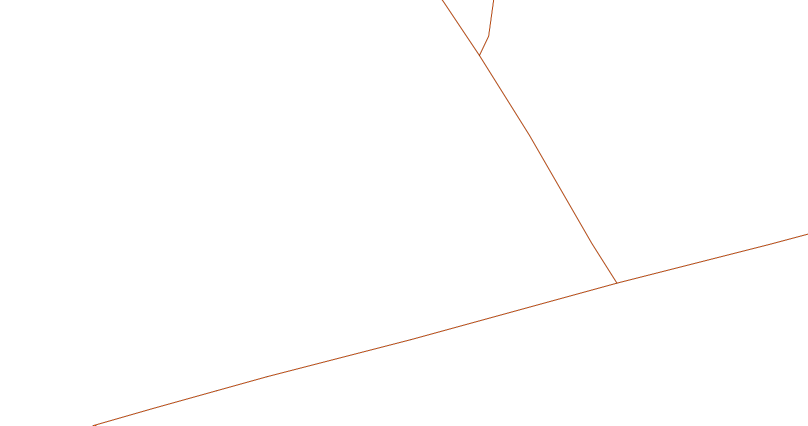
#> input picture images/axe0.png, 1616 x 851 px, found by its file name (shown at 1/2 size)
$ python road_segmentation_Proba.py
#> lines starting #> are read from the running program, lines starting #| are printed output that depends on the picture; after the words box and inside, x2 and y2 are one past the last pixel; in counts of white or black regions, pixels touching at a corner belong together
### region_growing_Method/utils.py
import cv2
import numpy as np

def display_image(window_name, img):
    """
    Display an image in a window with the given name.
    """
    cv2.imshow(window_name, img)
    cv2.waitKey(0)  # Wait until a key is pressed
    cv2.destroyAllWindows()

def resize_image(img, scale_percent = 65):
    """
    Resize the image by the given scale percentage.
    """
#> called with scale_percent = 65
    width = int(img.shape[1] * scale_percent / 100)
#> width = 1050
    height = int(img.shape[0] * scale_percent / 100)
#> height = 553
    dim = (width, height)
#> dim = (1050, 553)

    # Resize the image
    img = cv2.resize(img, dim, interpolation=cv2.INTER_AREA)

    return img

# [26 lines left out: function display_images_in_one_window, not called in this run]

### region_growing_Method/region_growing.py
import cv2
import numpy as np
import sys
from utils import *

# [11 lines left out: function preprocess_image1, not called in this run]

def preprocess_image2(img, filter_size = 5):
    """
    Preprocess the image by applying bilateral filtering.
    """
    img_preprocessed = cv2.bilateralFilter(img, filter_size, 50, 50)

    return img_preprocessed

# Global variable
seeds = []  # List to store seed positions

# [9 lines left out: function on_mouse_click, not called in this run]

def region_growing(image, seeds, threshold):
    """
    Perform region growing from given seed points based on intensity similarity.
    """
    # Create an output image to visualize the segmented region
    segmented_image = np.zeros(image.shape[:2], dtype=np.uint8)

    for seed in seeds:
        # Initialize the region growing queue with the seed point
        queue = [seed]
        seed_intensity = image[seed]
        segmented_image[seed] = 255  # Mark the current pixel as part of the region
        while len(queue) > 0:
            current_pixel = queue.pop(0) # (row, col) format
            # Check 8-connected neighbors
            for dy in [-1, 0, 1]:
                for dx in [-1, 0, 1]:

                    if dy == 0 and dx == 0:
                        continue # Skip the current pixel

                    # Get the neighbor pixel coordinates
                    ny, nx = current_pixel[0] + dy, current_pixel[1] + dx # (row, col) format

                    # Ensure we are within image bounds
                    if ny >= 0 and ny < image.shape[0] and nx >= 0 and nx < image.shape[1]:

                        # If the pixel is not already part of the segmented region
                        if segmented_image[ny, nx] == 0:
                            neighbor_intensity = image[ny, nx]

                            # Check if the intensity difference is within the threshold
                            if np.linalg.norm(np.int32(neighbor_intensity) - np.int32(seed_intensity)) < threshold:

                                queue.append((ny, nx)) # Add the neighbor to the queue for further exploration of his neighbors
                                segmented_image[ny, nx] = 255  # Mark as processed and part of the region

    return segmented_image

# [35 lines that do not run on import are left out]

### region_growing_Method/road_segmentation_Proba.py
import cv2
import numpy as np
import sys
from utils import *
from skimage import io, morphology
from region_growing import *
import matplotlib.pyplot as plt
import time


def get_points_central_axis(img):
    """
    Get the central axis points from the skeletonized central axis image.
    """
    points = []
    height, width = img.shape[:2]
    for i in range(height):
        for j in range(width):
            if img[i, j] > 0:
                points.append((i, j))

    return points

# First Step : Mask the road image with the central axis

# Load the central axis image
central_axis = cv2.imread('images/axe0.png', cv2.IMREAD_GRAYSCALE)
central_axis = resize_image(central_axis)
central_axis = cv2.bitwise_not(central_axis)  # Invert the image
#> central_axis: shape (553, 1050)

# Convert the image to a binary boolean array to skeletonize it
binary_bool = central_axis > 0
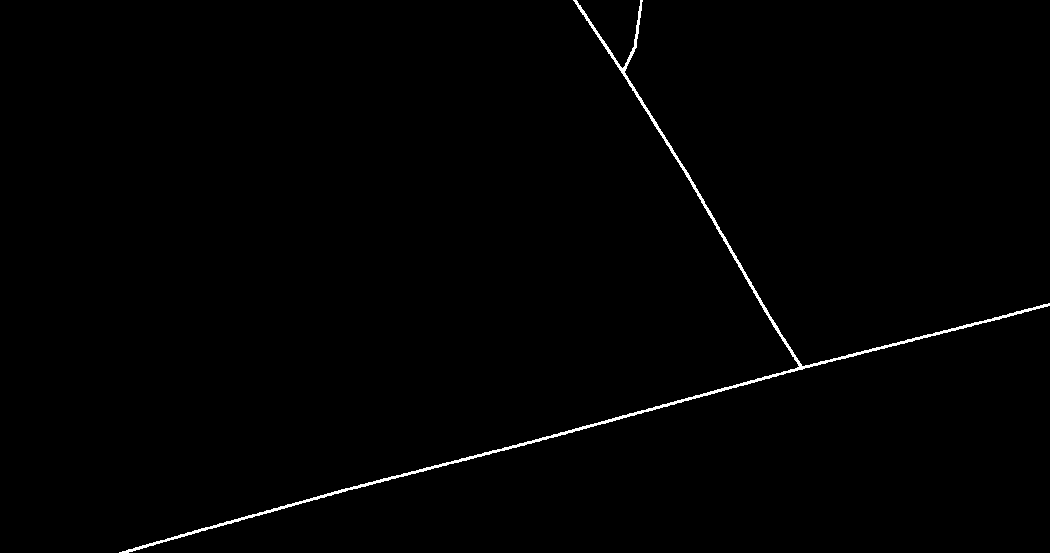
#> binary_bool: shape (553, 1050) bool; 0.76% white; 1 white region, box (x1, y1, x2, y2) and area: (119, 0, 1050, 553) 4417
skeleton = morphology.skeletonize(binary_bool)
#> skeleton: shape (553, 1050) bool; 0.24% white in thin lines or dots, all inside (x1, y1, x2, y2) = (119, 0, 1050, 553)
skeleton = np.uint8(skeleton) * 255

# Load the road image
road = cv2.imread('images/route0.png')
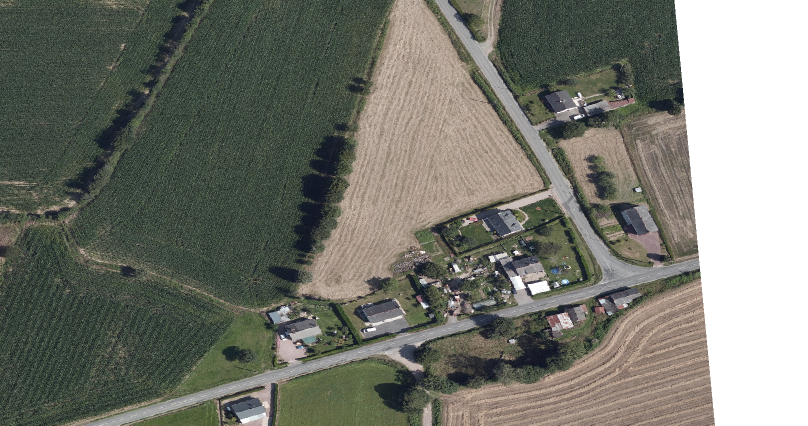
#> input picture images/route0.png, 1616 x 851 px, found by its file name (shown at 1/2 size)
#> road is the input picture: shape (851, 1616, 3); mean B, G, R 109.9, 119.3, 117.4
road = cv2.resize(road, (central_axis.shape[1], central_axis.shape[0]), interpolation=cv2.INTER_NEAREST)
#> road: shape (553, 1050, 3)
road = preprocess_image2(road, filter_size=5)  # Preprocess the image

# Apply dilation to the skeleton image
kernel = np.ones((35, 35), np.uint8)
dilated_mask = cv2.dilate(skeleton, kernel, iterations=1)
#> dilated_mask: shape (553, 1050); 10.6% white; 1 white region, box (x1, y1, x2, y2) and area: (102, 0, 1050, 553) 61743

# Apply the dilated mask to the road image
masked_road = cv2.bitwise_and(road, road, mask=dilated_mask)

# Preprocess the image
img_preprocessed = preprocess_image2(masked_road, filter_size=5)

# Display image + central axis
overlay = road.copy()
overlay[skeleton == 255] = [0, 255, 0]  # Green for segmented region
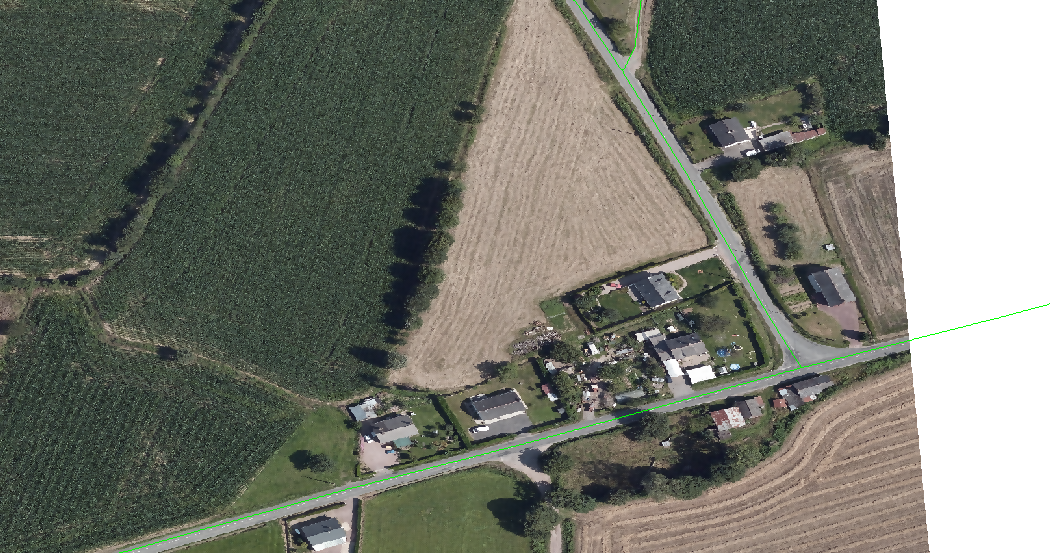
#> overlay: shape (553, 1050, 3); mean B, G, R 109.3, 119.3, 116.8
display_image("Segmentation Result", overlay)

# Second Step : Apply region growing to segment the road

# Subsample the skeleton points to get the seeds
points = get_points_central_axis(skeleton)
#> points = 1370 pairs, first value 0 to 552, second value 119 to 1049
seeds = points  # Subsample every 10th point
#> seeds has the same summary as points

# Display the seeds on the road image
img_display = masked_road.copy()
for seed in seeds:
    cv2.circle(img_display, (seed[1], seed[0]), 2, (0, 255, 0), -1)
#> this loop made 1370 passes
#> seed on passes 1 to 3: (0, 573), (0, 574), (0, 641)
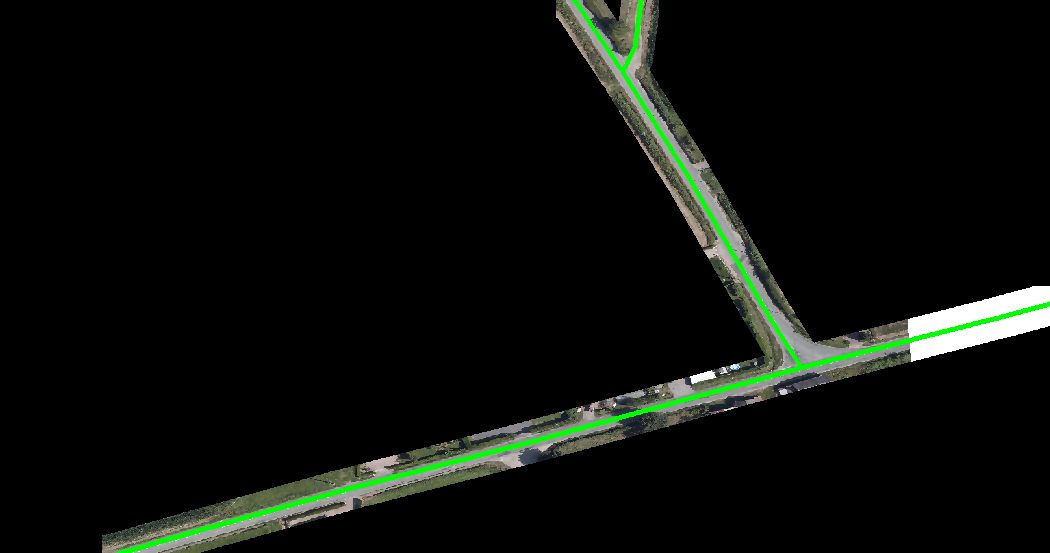
#> img_display: shape (553, 1050, 3); mean B, G, R 11, 15, 11.8

# Store X mask
stockage_mask = []
thresholds = [i for i in range(9, 30)]  # Example of different thresholds

start_time = time.time()
for idx, threshold in enumerate(thresholds):
    segmented_image = region_growing(img_preprocessed, seeds, threshold)

    # Apply morphological closing to fill the gaps
    kernel = np.ones((5, 5), np.uint8)
    closing = cv2.morphologyEx(segmented_image, cv2.MORPH_CLOSE, kernel, iterations=3)

    # Smooth the edges by applying a median filter
    smoothed = cv2.medianBlur(closing, 9)

    # Weight decreases as the threshold increases
    weight = 1 / (threshold + 2)

    # Store the smoothed mask with its weight
    stockage_mask.append((smoothed, weight))
#> closing: shape (553, 1050); 4.9% white; 1 white region, box (x1, y1, x2, y2) and area: (102, 0, 1050, 553) 28643
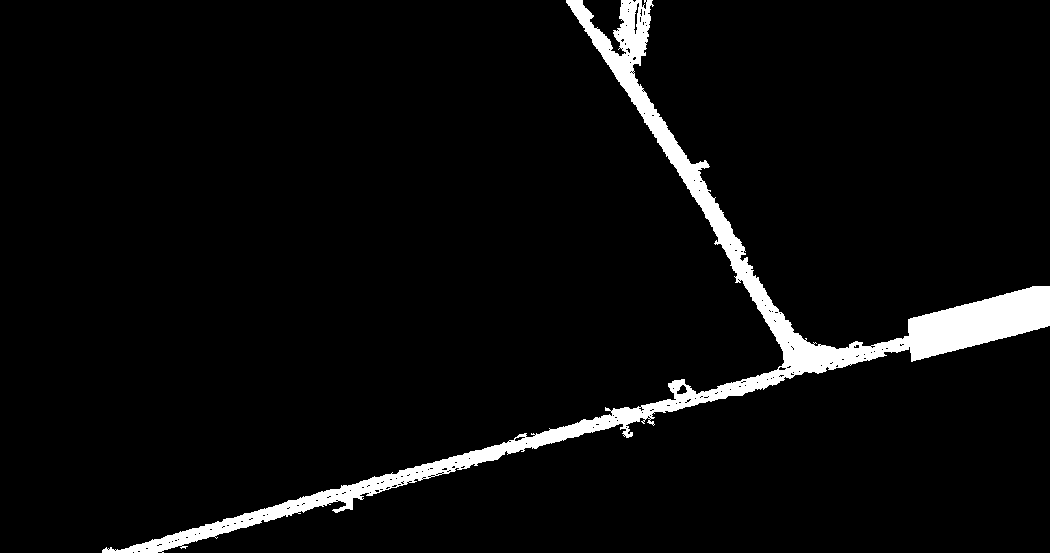
#> segmented_image: shape (553, 1050); 4.6% white; 1 white region, box (x1, y1, x2, y2) and area: (102, 0, 1050, 553) 26632
#> after the loop, stockage_mask = 21 items

# Initialize majority_mask based on the shape of the first mask
majority_mask = np.zeros_like(stockage_mask[0][0], dtype=np.uint8)

for i in range(majority_mask.shape[0]):
    for j in range(majority_mask.shape[1]):
        # Calculate the weighted sum for the current pixel
        weighted_sum = 0
        total_weight = 0

        for mask, weight in stockage_mask:
            if mask[i, j] == 255:  # If the pixel is activated (255)
                weighted_sum += weight
            total_weight += weight  # Always add the weight of the mask, even if the pixel is not activated

        # Majority condition with weight
        if total_weight > 0 and weighted_sum / total_weight > 0.5:
            majority_mask[i, j] = 255
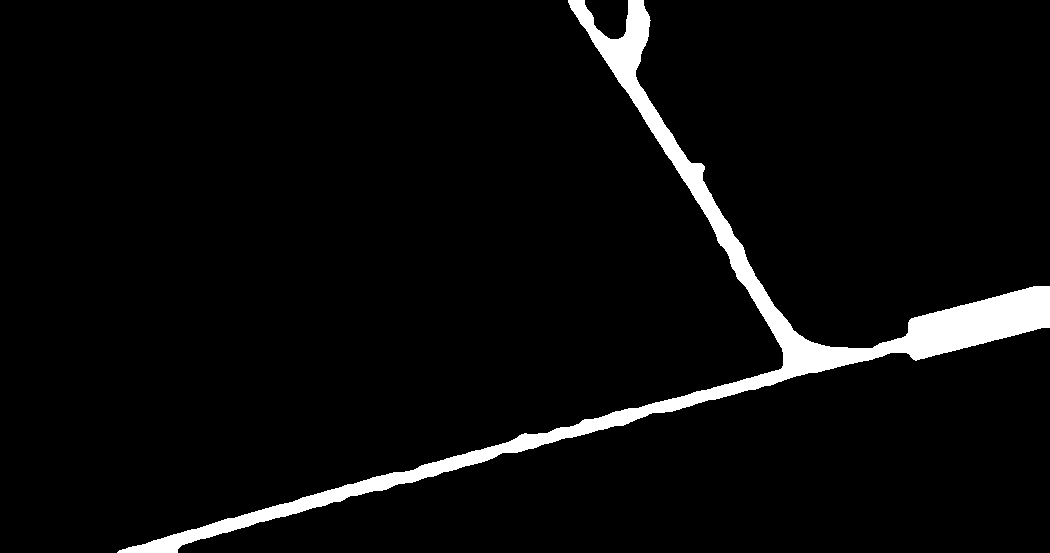
#> majority_mask: shape (553, 1050); 4.4% white; 1 white region, box (x1, y1, x2, y2) and area: (117, 0, 1050, 553) 25640

end_time = time.time()
execution_time = end_time - start_time
print(f"Execution Time: {execution_time} seconds")

# Overlay and display the final result
overlay_majority = road.copy()
overlay_majority[majority_mask == 255] = [0, 0, 255]  # Red for majority
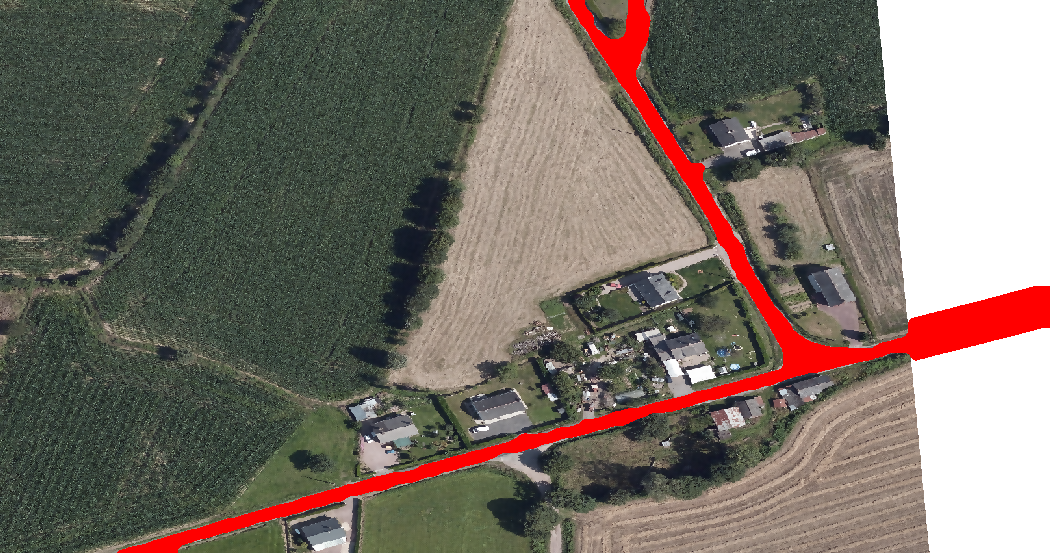
#> overlay_majority: shape (553, 1050, 3); mean B, G, R 101.9, 111.4, 120.7

# Display with OpenCV
cv2.imshow("Overlay Majority", overlay_majority)
cv2.imwrite("resultats/temp.png", overlay_majority)
cv2.waitKey(0)
cv2.destroyAllWindows()
